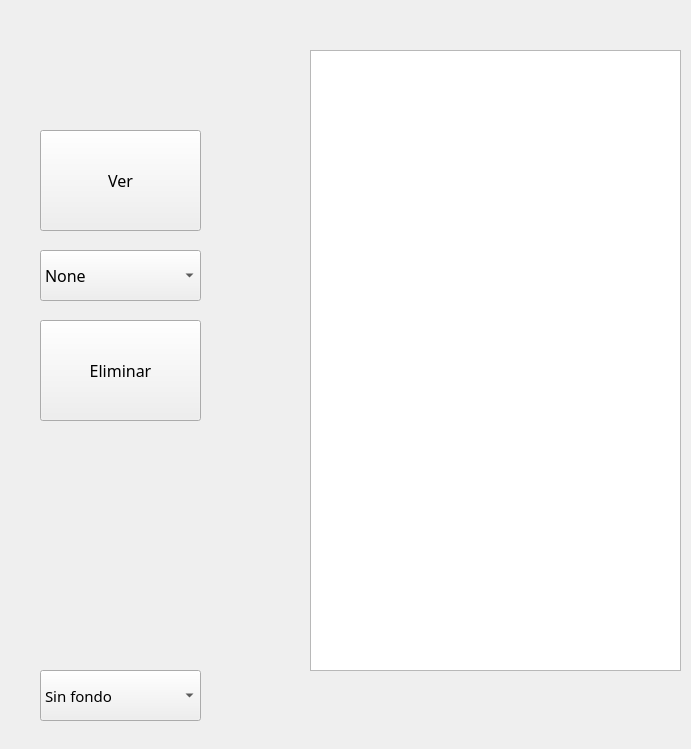
<?xml version="1.0" encoding="UTF-8"?>
<ui version="4.0">
 <class>MainWindow</class>
 <widget class="QMainWindow" name="MainWindow">
  <property name="geometry">
   <rect>
    <x>0</x>
    <y>0</y>
    <width>691</width>
    <height>749</height>
   </rect>
  </property>
  <property name="windowTitle">
   <string>MainWindow</string>
  </property>
  <widget class="QWidget" name="centralwidget">
   <widget class="QTextBrowser" name="animess">
    <property name="geometry">
     <rect>
      <x>310</x>
      <y>50</y>
      <width>371</width>
      <height>621</height>
     </rect>
    </property>
    <property name="font">
     <font>
      <family>Komika Axis</family>
      <pointsize>10</pointsize>
     </font>
    </property>
    <property name="html">
     <string>&lt;!DOCTYPE HTML PUBLIC &quot;-//W3C//DTD HTML 4.0//EN&quot; &quot;http://www.w3.org/TR/REC-html40/strict.dtd&quot;&gt;
&lt;html&gt;&lt;head&gt;&lt;meta name=&quot;qrichtext&quot; content=&quot;1&quot; /&gt;&lt;style type=&quot;text/css&quot;&gt;
p, li { white-space: pre-wrap; }
&lt;/style&gt;&lt;/head&gt;&lt;body style=&quot; font-family:'Komika Axis'; font-size:10pt; font-weight:400; font-style:normal;&quot;&gt;
&lt;p style=&quot;-qt-paragraph-type:empty; margin-top:0px; margin-bottom:0px; margin-left:0px; margin-right:0px; -qt-block-indent:0; text-indent:0px; font-size:12pt;&quot;&gt;&lt;br /&gt;&lt;/p&gt;&lt;/body&gt;&lt;/html&gt;</string>
    </property>
   </widget>
   <widget class="QComboBox" name="anime_seleccionado">
    <property name="geometry">
     <rect>
      <x>40</x>
      <y>250</y>
      <width>161</width>
      <height>51</height>
     </rect>
    </property>
    <property name="font">
     <font>
      <family>Komika Axis</family>
      <pointsize>12</pointsize>
     </font>
    </property>
    <item>
     <property name="text">
      <string>None</string>
     </property>
    </item>
   </widget>
   <widget class="QComboBox" name="fondo">
    <property name="geometry">
     <rect>
      <x>40</x>
      <y>670</y>
      <width>161</width>
      <height>51</height>
     </rect>
    </property>
    <property name="font">
     <font>
      <family>Komika Axis</family>
      <pointsize>11</pointsize>
     </font>
    </property>
    <item>
     <property name="text">
      <string>Sin fondo</string>
     </property>
    </item>
   </widget>
   <widget class="QPushButton" name="ir">
    <property name="geometry">
     <rect>
      <x>40</x>
      <y>130</y>
      <width>161</width>
      <height>101</height>
     </rect>
    </property>
    <property name="font">
     <font>
      <family>Komika Axis</family>
      <pointsize>12</pointsize>
     </font>
    </property>
    <property name="text">
     <string>Ver</string>
    </property>
   </widget>
   <widget class="QPushButton" name="eliminar">
    <property name="geometry">
     <rect>
      <x>40</x>
      <y>320</y>
      <width>161</width>
      <height>101</height>
     </rect>
    </property>
    <property name="font">
     <font>
      <family>Komika Axis</family>
      <pointsize>12</pointsize>
     </font>
    </property>
    <property name="text">
     <string>Eliminar</string>
    </property>
   </widget>
   <widget class="QLabel" name="imagen_de_fondo">
    <property name="geometry">
     <rect>
      <x>0</x>
      <y>0</y>
      <width>691</width>
      <height>761</height>
     </rect>
    </property>
    <property name="text">
     <string/>
    </property>
   </widget>
   <zorder>imagen_de_fondo</zorder>
   <zorder>animess</zorder>
   <zorder>anime_seleccionado</zorder>
   <zorder>fondo</zorder>
   <zorder>ir</zorder>
   <zorder>eliminar</zorder>
  </widget>
 </widget>
 <resources/>
 <connections/>
</ui>
